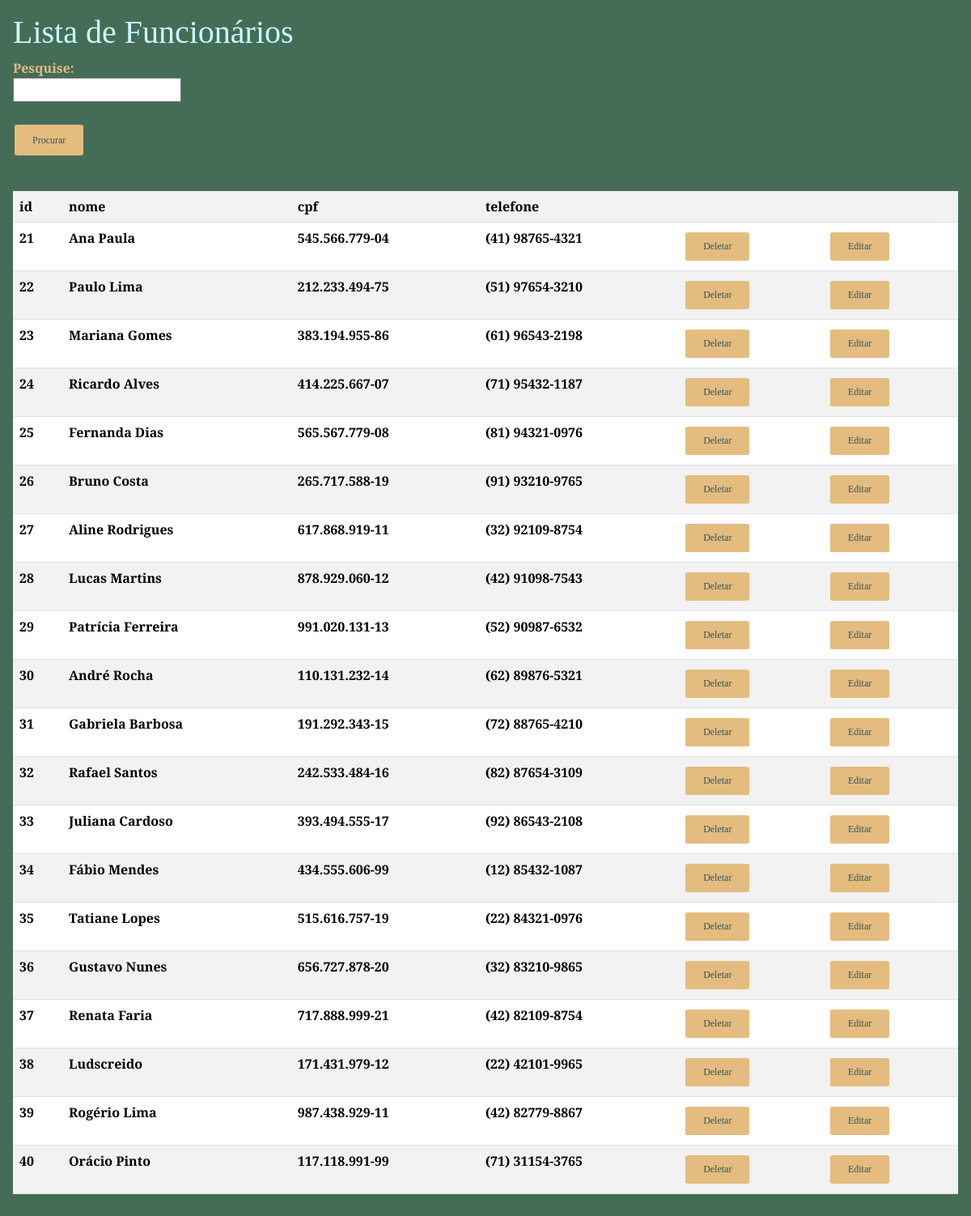
The app's page /listarfuncionario.php (signed in) with its own data.
### tables this page shows
CREATE TABLE IF NOT EXISTS `funcionario` (
  `idFuncionario` INT(11) NOT NULL AUTO_INCREMENT,
  `nome` VARCHAR(50) NOT NULL,
  `cpf` VARCHAR(17) NOT NULL,
  `telefone` VARCHAR(20) NOT NULL,
  PRIMARY KEY (`idFuncionario`),
  UNIQUE INDEX `cpf_UNIQUE` (`cpf` ASC) VISIBLE,
  UNIQUE INDEX `telefone_UNIQUE` (`telefone` ASC) VISIBLE);

### public/listarfuncionario.php (the view, shortened to what this page needs)
<?php
if (isset($_GET['valor'])) {
    $valor = $_GET['valor'];
} else {
    $valor = '';
}
?>
<html lang="pt-br">
<head>
</head>
<link href="https://cdn.jsdelivr.net/npm/bootstrap@5.3.3/dist/css/bootstrap.min.css" rel="stylesheet"
>
<link rel="stylesheet" href="./css/estilo.css">
<body class="back2">
    <div class="pesquisa">
        <h1>Lista de Funcionários</h1>
        <form action="listarfuncionario.php" method="get">
            <b>Pesquise:</b> <br>
            <input type="text" name="valor" value="<?php echo $valor; ?>"> <br><br>
            <input class="button" type="submit" value="Procurar">
        </form> <br>
        <?php
        if (isset($_GET['valor']) == false) {
            require_once "../controle/conexao.php";
            echo '<table class="table table-striped">';
            echo '<tr>';
            echo '<th>id</th>';
            echo '<th>nome</th>';
            echo '<th>cpf</th>';
            echo '<th>telefone</th>';
            echo '<th></th>';
            echo '<th></th>';
            echo '</tr>';
            $sql = "SELECT * FROM funcionario";
            $resultados = mysqli_query($conexao, $sql);
            while ($linha = mysqli_fetch_array($resultados)) {
                $id = $linha['idFuncionario'];
                $nome = $linha['nome'];
                $cpf = $linha['cpf'];
                $telefone = $linha['telefone'];
                echo "<tr>";
                echo "<th>$id</th>";
                echo "<th>$nome</th>";
                echo "<th>$cpf</th>";
                echo "<th>$telefone</th>";
                echo "<td><a href='../controle/deletarfuncionario.php?id=$id' class='button'>Deletar</a></td>";
                echo "<td><a href='funcionario.php?id=$id' class='button'>Editar</a></td>";
                echo "</tr>";
            }
            echo '</table>';
    }
        ?>
    </div>
</body>
</html>

### public/css/estilo.css (style rules this page uses)
b { font-family: 'Cinzel Decorative'; color: #e4bc7f; }
.button { background-color: #e4bc7f; border: none; color: #345457; padding: 10px 22px; text-align: center; text-decoration: none; display: inline-block; font-size: 12px; margin: 4px 2px; border-radius: 5%; font-family: 'Cinzel Decorative'; }
h1 { font-family: 'Cinzel Decorative'; color: #c5fcff; }
* { box-sizing: border-box; }
.back2 { background-color: #456c56; }
.pesquisa { padding: 1rem; background-color: #456c56; font-family: 'Cinzel Decorative'; }

### records on screen
funcionario: idFuncionario "21", nome "Ana Paula", cpf "545.566.779-04", telefone "(41) 98765-4321"
funcionario: idFuncionario "22", nome "Paulo Lima", cpf "212.233.494-75", telefone "(51) 97654-3210"
funcionario: idFuncionario "23", nome "Mariana Gomes", cpf "383.194.955-86", telefone "(61) 96543-2198"
funcionario: idFuncionario "24", nome "Ricardo Alves", cpf "414.225.667-07", telefone "(71) 95432-1187"
funcionario: idFuncionario "25", nome "Fernanda Dias", cpf "565.567.779-08", telefone "(81) 94321-0976"
funcionario: idFuncionario "26", nome "Bruno Costa", cpf "265.717.588-19", telefone "(91) 93210-9765"
funcionario: idFuncionario "27", nome "Aline Rodrigues", cpf "617.868.919-11", telefone "(32) 92109-8754"
funcionario: idFuncionario "28", nome "Lucas Martins", cpf "878.929.060-12", telefone "(42) 91098-7543"
funcionario: idFuncionario "29", nome "Patrícia Ferreira", cpf "991.020.131-13", telefone "(52) 90987-6532"
funcionario: idFuncionario "30", nome "André Rocha", cpf "110.131.232-14", telefone "(62) 89876-5321"
funcionario: idFuncionario "31", nome "Gabriela Barbosa", cpf "191.292.343-15", telefone "(72) 88765-4210"
funcionario: idFuncionario "32", nome "Rafael Santos", cpf "242.533.484-16", telefone "(82) 87654-3109"
funcionario: idFuncionario "33", nome "Juliana Cardoso", cpf "393.494.555-17", telefone "(92) 86543-2108"
funcionario: idFuncionario "34", nome "Fábio Mendes", cpf "434.555.606-99", telefone "(12) 85432-1087"
funcionario: idFuncionario "35", nome "Tatiane Lopes", cpf "515.616.757-19", telefone "(22) 84321-0976"
funcionario: idFuncionario "36", nome "Gustavo Nunes", cpf "656.727.878-20", telefone "(32) 83210-9865"
funcionario: idFuncionario "37", nome "Renata Faria", cpf "717.888.999-21", telefone "(42) 82109-8754"
funcionario: idFuncionario "38", nome "Ludscreido", cpf "171.431.979-12", telefone "(22) 42101-9965"
funcionario: idFuncionario "39", nome "Rogério Lima", cpf "987.438.929-11", telefone "(42) 82779-8867"
funcionario: idFuncionario "40", nome "Orácio Pinto", cpf "117.118.991-99", telefone "(71) 31154-3765"
